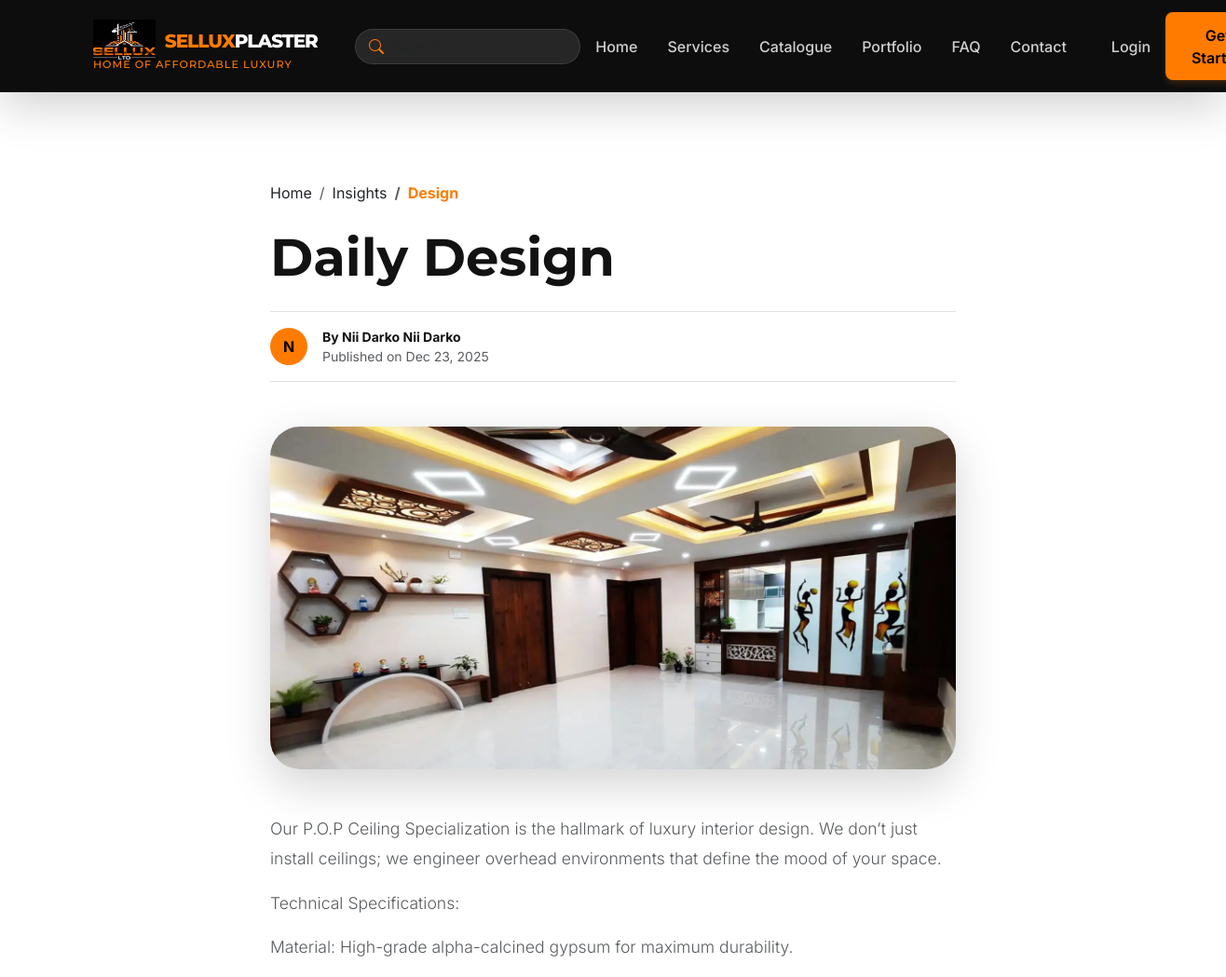
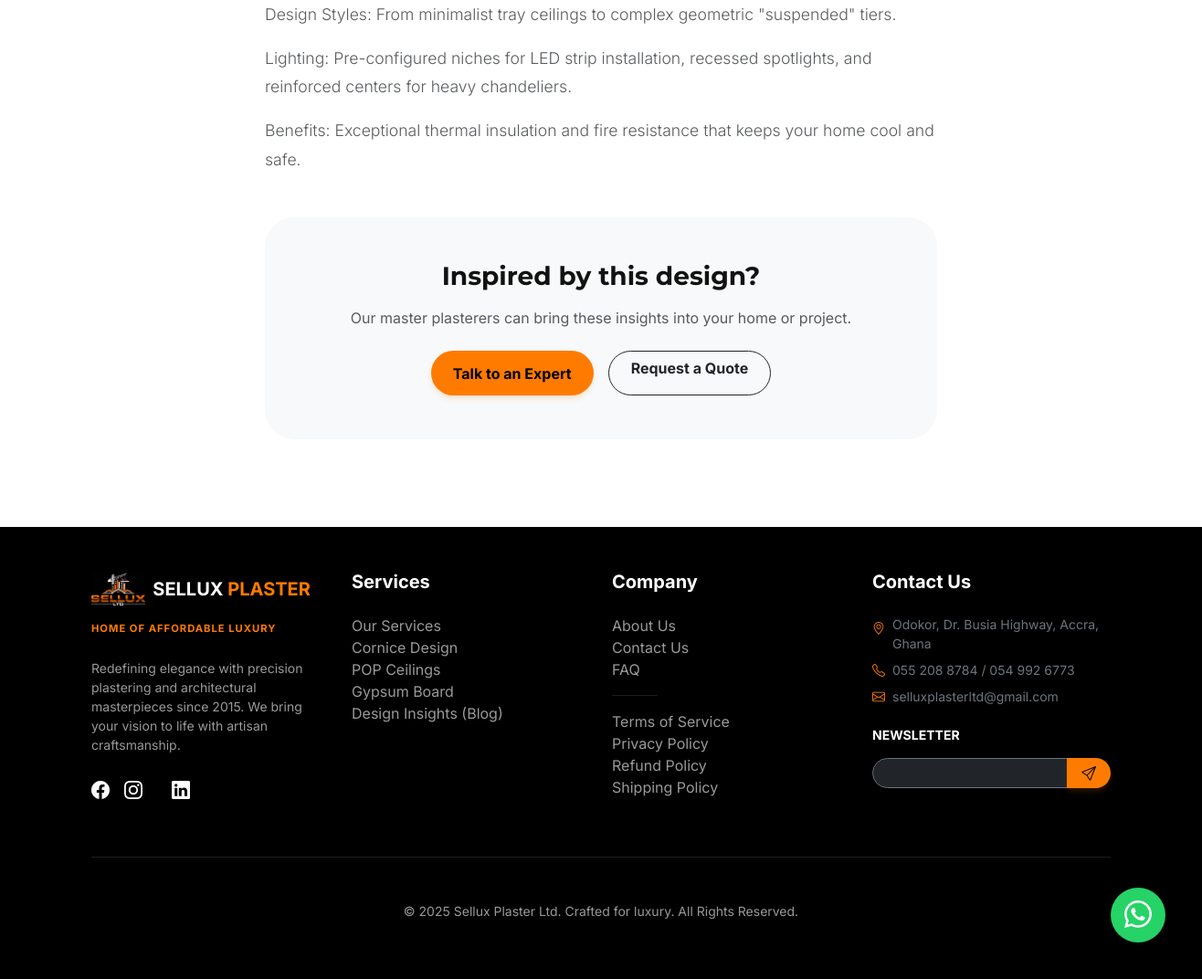
The page /insights/daily-design/ on the database its author committed (2 pictures, top to bottom).
### blog/models.py (models this page shows, shortened)
class Post(models.Model):
    title = models.CharField(max_length=200)
    slug = models.SlugField(unique=True)
    author = models.ForeignKey(settings.AUTH_USER_MODEL, on_delete=models.CASCADE)
    category = models.ForeignKey(Category, on_delete=models.SET_NULL, null=True, related_name='posts')
    featured_image = models.ImageField(upload_to='blog/')
    excerpt = models.TextField(max_length=500, help_text="A short summary of the post.")
    content = models.TextField()
    created_at = models.DateTimeField(auto_now_add=True)
    updated_at = models.DateTimeField(auto_now=True)
    is_published = models.BooleanField(default=True)
    class Meta:
        ordering = ['-created_at']

class Category(models.Model):
    name = models.CharField(max_length=100)
    slug = models.SlugField(unique=True)
    class Meta:
        verbose_name_plural = 'Categories'

### accounts/models.py (models this page shows, shortened)
class CustomUser(AbstractUser):
    phone = models.CharField(max_length=30, blank=True)
    profile_image = models.ImageField(upload_to='profiles/', blank=True, null=True)
    bio = models.TextField(blank=True)

### blog/views.py (the view)
# urls.py: path('<slug:slug>/', PostDetailView.as_view(), name='post_detail'),
class PostDetailView(DetailView):
    model = Post
    template_name = 'blog/post_detail.html'
    context_object_name = 'post'
    def get_queryset(self):
        return Post.objects.filter(is_published=True)

### core/context_processors.py (called while the page is built)
def brand_context(request):
    return {
        'brand': get_brand_info()
    }

### core/utils.py (called while the page is built)
def get_brand_info():
    return {
        'company_name': 'Sellux Plaster Ltd',
        'slogan': 'Home of Affordable Luxury',
        'address': 'Odokor, Dr. Busia Highway, Accra, Ghana',
        'phone_primary': '055 208 8784',
        'phone_secondary': '054 992 6773',
        'email': 'selluxplasterltd@gmail.com',
        'whatsapp': '233549926773',
    }

### templates/blog/post_detail.html (shortened to what this page needs)
{% extends 'base.html' %}
{% load static %}
{% block content %}
<article class="py-5">
    <div class="container py-5">
        <div class="row justify-content-center">
            <div class="col-lg-8 animate__animated animate__fadeIn">
                <nav aria-label="breadcrumb" class="mb-4">
                    <ol class="breadcrumb">
                        <li class="breadcrumb-item"><a href="/" class="text-dark text-decoration-none">Home</a></li>
                        <li class="breadcrumb-item"><a href="{% url 'blog:post_list' %}" class="text-dark text-decoration-none">Insights</a></li>
                        {% if post.category %}
                        <li class="breadcrumb-item active text-primary fw-bold" aria-current="page">{{ post.category.name }}</li>
                        {% endif %}
                    </ol>
                </nav>
                <h1 class="display-4 fw-bold mb-4">{{ post.title }}</h1>
                <div class="d-flex align-items-center gap-3 mb-5 py-3 border-top border-bottom">
                    <div class="bg-primary text-black rounded-circle d-flex align-items-center justify-content-center fw-bold" style="width: 40px; height: 40px;">
                        {{ post.author.username|slice:":1"|upper }}
                    </div>
                    <div>
                        <div class="fw-bold small">By {{ post.author.get_full_name|default:post.author.username }}</div>
                        <div class="text-muted small">Published on {{ post.created_at|date:"M d, Y" }}</div>
                    </div>
                </div>
                {% if post.featured_image %}
                <div class="rounded-5 overflow-hidden shadow-lg mb-5">
                    <img src="{{ post.featured_image.url }}" class="img-fluid w-100" alt="{{ post.title }}" style="max-height: 500px; object-fit: cover;">
                </div>
                {% endif %}
                <div class="post-content lead text-muted" style="line-height: 1.8; font-size: 1.1rem;">
                    {{ post.content|linebreaks }}
                </div>
                <div class="mt-5 p-5 bg-light rounded-5 text-center">
                    <h3 class="fw-bold mb-3">Inspired by this design?</h3>
                    <p class="text-muted mb-4">Our master plasterers can bring these insights into your home or project.</p>
                    <div class="d-flex justify-content-center gap-3">
                        <a href="{% url 'contact:contact_us' %}" class="btn btn-primary rounded-pill px-4 fw-bold">Talk to an Expert</a>
                        <a href="{% url 'custom_requests:request_create' %}" class="btn btn-outline-dark rounded-pill px-4 fw-bold">Request a Quote</a>
                    </div>
                </div>
            </div>
        </div>
    </div>
</article>
{% endblock %}

### templates/base.html (style rules this page uses)
:root { --primary-color: #ff7b00; --primary-hover: #e66f00; --secondary-color: #1a1a1a; --dark-bg: #000000; --light-bg: #ffffff; --accent-color: #ff9d00; --text-main: #121212; --text-muted: #666666; }
body { font-family: 'Inter', sans-serif; background-color: var(--light-bg); color: var(--text-main); overflow-x: hidden; text-rendering: optimizeLegibility; -webkit-font-smoothing: antialiased; }
h1, h2, h3, .navbar-brand { font-family: 'Montserrat', sans-serif; font-weight: 800; }
.text-primary { color: var(--primary-color) !important; }
.bg-primary { background-color: var(--primary-color) !important; }
.btn-primary { background-color: var(--primary-color); border: none; padding: 0.8rem 1.5rem; font-weight: 600; border-radius: 8px; color: #000; box-shadow: 0 4px 6px -1px rgba(255, 123, 0, 0.2); transition: all 0.3s ease; }

### rows shown on the page
Post: category.name "Design", title "Daily Design", author.username "N", author.get_full_name "Nii Darko Nii Darko", created_at "Dec 23, 2025", featured_image (picture), content "Our P.O.P Ceiling Specialization is the hallmark of luxury interior design. We don’t just install ceilings; we engineer overhead environments that define the mood of your space. Technical Specifications: Material: High-grade alpha-calcined gypsum for maximum durability. Design Styles: From minimalist tray ceilings to complex geometric \"suspended\" tiers. Lighting: Pre-configured niches for LED strip installation, recessed spotlights, and reinforced centers for heavy chandeliers. Benefits: Exceptional thermal insulation and fire resistance that keeps your home cool and safe."
